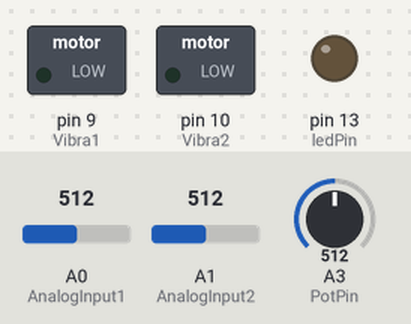
A sketch run on a simulated Arduino Uno, built with avr-gcc and run on an emulated ATmega328P. On the bench: switched loads named in the sketch (green lamp = pin HIGH), output pins drawn as LEDs (lit = HIGH). Dashed ring = blinking. The test bench sets the inputs (shaded band); at power-on: A3 (PotPin) = 512, A0 (AnalogInput1) = 512, A1 (AnalogInput2) = 512. What the sketch prints to the serial monitor is not drawn.

Above: at 1.2 s.
1.3 s: A3 (PotPin) set to 908
4.3 s: A3 (PotPin) set to 933
At 4.47 s:
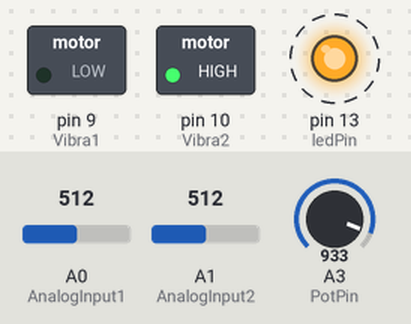
7.3 s: A3 (PotPin) set to 0
At 8.2 s:
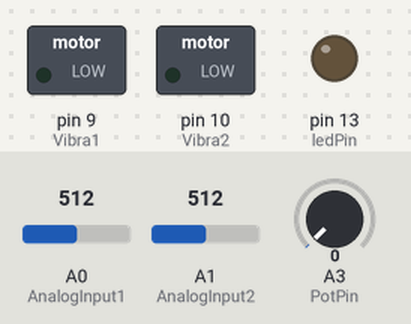
10.3 s: A0 (AnalogInput1) set to 537
At 11.1 s:
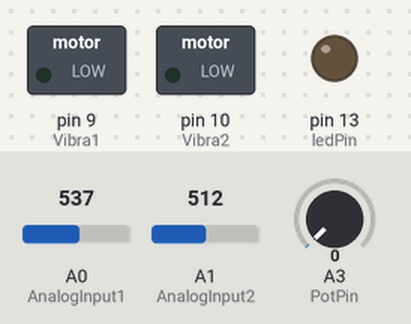
13.3 s: A1 (AnalogInput2) set to 540
At 14.0 s:
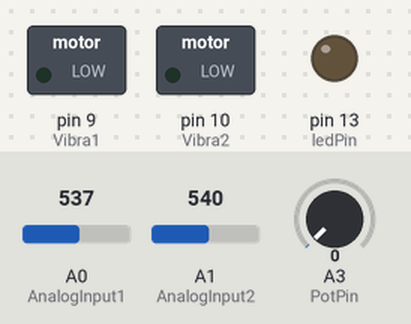
16.3 s: A3 (PotPin) set to 1023
At 16.46 s:
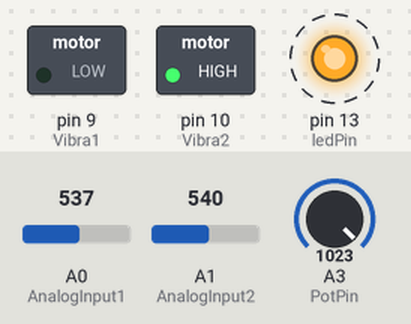
Timing chart, 0 to 20.3 s (numbered marks = the images above; inputs shaded):
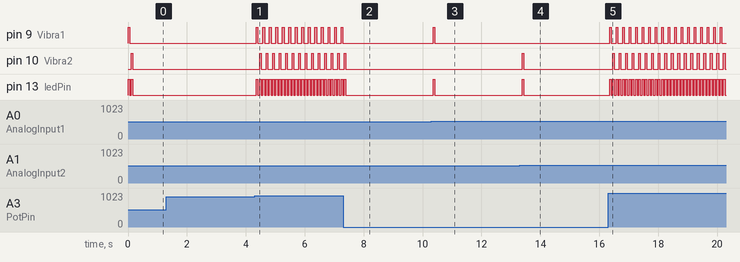

Measured:
- the behaviour switches between 923 and 924 on A3 (PotPin) (found by bisection; images 0 and 1)
- after the input at 1.3 s, every drawn part: stays the same
- after the input at 4.3 s, pin 9 (Vibra1): alternates HIGH for 0.06 s and LOW for 0.17 s, starting after 0.06 s; pin 10 (Vibra2): alternates HIGH for 0.06 s and LOW for 0.17 s, starting after 0.17 s; pin 13 (ledPin): alternates HIGH for 0.06 s and LOW for 0.06 s, starting after 0.06 s
- after the input at 7.3 s, pin 9 (Vibra1): stops changing and stays LOW; pin 10 (Vibra2), pin 13 (ledPin): goes on until 7.4 s, then stays LOW
- after the input at 10.3 s, pin 9 (Vibra1), pin 13 (ledPin): LOW → HIGH after 0.06 s, → LOW 0.06 s later
- after the input at 13.3 s, pin 10 (Vibra2), pin 13 (ledPin): LOW → HIGH after 0.08 s, → LOW 0.06 s later
- after the input at 16.3 s, pin 9 (Vibra1): alternates HIGH for 0.06 s and LOW for 0.17 s, starting after 0.05 s; pin 10 (Vibra2): alternates HIGH for 0.06 s and LOW for 0.17 s, starting after 0.16 s; pin 13 (ledPin): alternates HIGH for 0.06 s and LOW for 0.06 s, starting after 0.05 s
- by itself, pin 13 (ledPin): alternates HIGH for 0.06 s and LOW for 0.06 s, 4 changes in all, then stays LOW

The sketch:

test_mic.ino
```cpp
int AnalogInput1 = A0; // Connect to sensors analog output (sensor AO pin > Arduino pin A0)
int AnalogInput2 = A1; //Connect to sensors analog output (sensor AO pin > Arduino pin A1)
float AnalogValue1 =  0;  // Store analog value mic 1
float AnalogValue2 =  0; // Store analog value mic 2
int printvalue1; // integer value to have rounded numbers
int printvalue2; // integer value to have rounded numbers
int Vibra1 = 9; // integer value to adress output pin 9
int Vibra2 = 10; // integer value to adress output pin 10
int ledPin  =  13;   // Connect to internal LED  (Arduino pin 13) debug purpose
int Ref1 = 0; // create a reference value to compare
int Ref2 = 0; // create a reference value to compare
int PotPin = A3; // input pin for potmeter
int PotValue = 0;


void setup(){
Serial.begin(9600); //default is 9600
pinMode(ledPin,OUTPUT);  // set led pin as OUTPUT for debugging purpose
pinMode (Vibra1,OUTPUT); // Sets pin 9 to output
pinMode (Vibra2,OUTPUT); // Sets pin 10 to output
}

void loop(){
//Analog data
PotValue= (1023-analogRead(PotPin))/100; // create a 1 to 10 integer value and invert value lowest=10, highest=0)
Ref1 = printvalue1 + PotValue; // add margin to int pintvalue for easy calculation later on
Ref2 = printvalue2 + PotValue;
AnalogValue1 =  analogRead(AnalogInput1); //   lees analoge waarde uit van beide mics
AnalogValue2 =  analogRead(AnalogInput2);//
printvalue1 =(int) AnalogValue1; // zet de analoge decimale float om in een afgeronde integer
printvalue2 =(int) AnalogValue2;

Serial.print("gevoeligheid:");
Serial.print(PotValue);
Serial.print("Mic A:");
Serial.print(printvalue1); // print the values of both mics to serial line for callibration and debug purpose
Serial.print(" ");
Serial.print("Mic B:");
Serial.println(printvalue2);
Serial.print(" ");
Serial.write(27);       // ESC command
Serial.print("[2J");    // clear screen command
Serial.write(27);
Serial.print("[H");     // cursor to home command


if (printvalue1 < Ref1) {} // make sure that mic levels are right to trigger motor ; todo: add validation LED for both mics
else {
  digitalWrite(Vibra1, HIGH);
  digitalWrite(ledPin, HIGH);
  delay(55);
  digitalWrite(Vibra1, LOW);
  digitalWrite(ledPin,LOW);
  delay(55);
  }


if (printvalue2 < Ref2) {}
else {
  digitalWrite(Vibra2, HIGH);
  digitalWrite(ledPin, HIGH);
  delay(55);
  digitalWrite(Vibra2, LOW);
  digitalWrite(ledPin,LOW);
  delay(55);
  }
}
```
